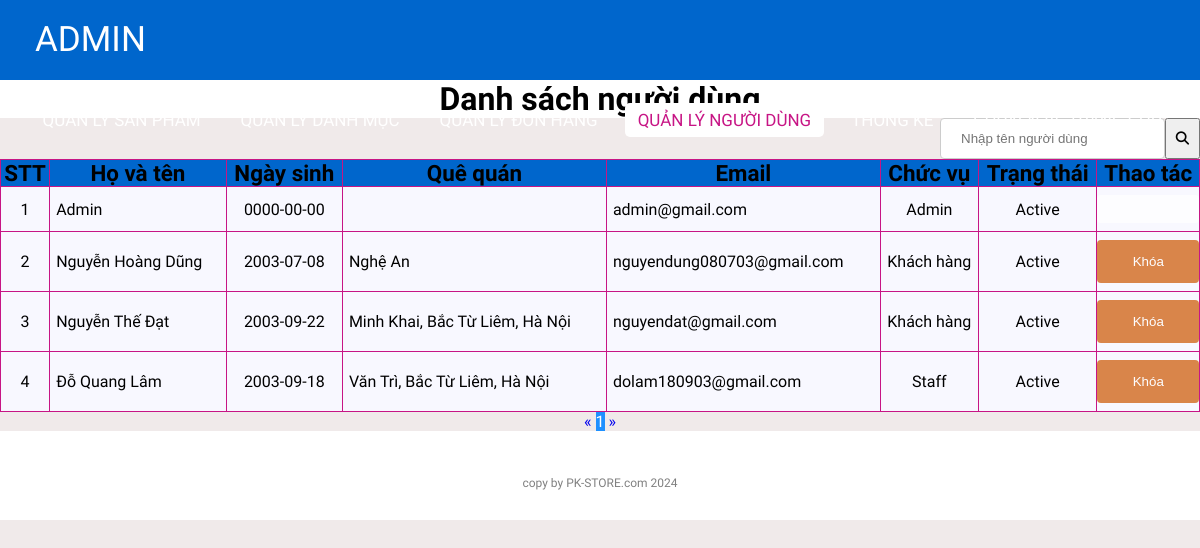
Page /admin/userlist.php (signed in) on the committed database.
### tables this page shows
CREATE TABLE `users` (
  `id` int(11) NOT NULL,
  `email` varchar(255) NOT NULL,
  `fullname` varchar(255) NOT NULL,
  `dob` date NOT NULL,
  `password` varchar(255) NOT NULL,
  `role_id` int(11) NOT NULL,
  `status` tinyint(1) NOT NULL,
  `address` varchar(500) NOT NULL,
  `isConfirmed` tinyint(4) NOT NULL DEFAULT 0,
  `captcha` varchar(50) NOT NULL
);

### lib/database.php (called while the page is built, shortened)
<?php
class Database extends PDO
{
  public $host   = DB_HOST;
  public $user   = DB_USER;
  public $pass   = DB_PASS;
  public $dbname = DB_NAME;
  public $link;
  private function connectDB()
  {
    $this->link = new mysqli(
      $this->host,
      $this->user,
      $this->pass,
      $this->dbname
    );
  }
  public function select($query)
  {
    $result = $this->link->query($query);
    if ($result->num_rows > 0) {
      return $result;
    } else {
      return false;
    }
  }
}

### classes/user.php (called while the page is built, shortened)
<?php
$filepath = realpath(dirname(__FILE__));
include_once($filepath . '/../lib/database.php');
?>
<?php
class user
{
	private $db;
	public function __construct()
	{
		$this->db = new Database();
	}
	public function getAllAdmin($page = 1, $total = 8)
	{
		$tmp = ($page - 1) * $total;
		$query =
			"SELECT users.*, role.name as roleName
			 FROM users INNER JOIN role ON users.role_id = role.id
             limit $tmp,$total";
		$result = $this->db->select($query);
		return $result;
	}
	public function getCountPaging($row = 8)
	{
		$query = "SELECT COUNT(*) FROM users";
		$mysqli_result = $this->db->select($query);
		if ($mysqli_result) {
			$totalrow = intval((mysqli_fetch_all($mysqli_result, MYSQLI_ASSOC)[0])['COUNT(*)']);
			$result = ceil($totalrow / $row);
			return $result;
		}
		return false;
	}
}
?>

### admin/userlist.php (the view, shortened to what this page needs)
<?php
include '../classes/user.php';
$user = new user();
$list = $user->getAllAdmin((isset($_GET['page']) ? $_GET['page'] : 1));
$pageCount = $user->getCountPaging();
?>
<!DOCTYPE html>
<html lang="en">
<head>
    <link rel="stylesheet" href="./css/style.css">
    <link rel="stylesheet" href="https://cdnjs.cloudflare.com/ajax/libs/font-awesome/5.15.4/css/all.min.css">
</head>
<body>
    <nav>
        <label class="logo"><a href="index.php">ADMIN</a></label>
        <ul>
            <li><a href="productlist.php">Quản lý Sản phẩm</a></li>
            <li><a href="categoriesList.php">Quản lý Danh mục</a></li>
            <li><a href="orderlist.php">Quản lý Đơn hàng</a></li>
            <li><a href="userlist.php" class="active">Quản lý Người dùng</a></li>
            <li><a href="chartms.php">Thống kê</a></li>
            <li><a href="transfer.php">Chuyển về trang chủ</a></li>
        </ul>
    </nav>
    <div class="title">
        <h1>Danh sách người dùng</h1>
    </div>
    <div class="control-container">
        <form class="c-search" action="" method="get">
            <input type="text" name="search" placeholder="Nhập tên người dùng">
            <button type="submit"><i class="fas fa-search"></i></button>
        </form>
    </div>
    <div class="container">
        <?php $count = 1;
        if ($list) { ?>
            <table class="list">
                <tr>
                    <th>STT</th>
                    <th>Họ và tên</th>
                    <th>Ngày sinh</th>
                    <th>Quê quán</th>
                    <th>Email</th>
                    <th>Chức vụ</th>
                    <th>Trạng thái</th>
                    <th>Thao tác</th>
                </tr>
                <?php foreach ($list as $key => $value) { ?>
                    <tr>
                        <td><?= $count++ ?></td>
                        <td style="text-align: left; padding-left: 6px;"><?= $value['fullname'] ?></td>
                        <td><?= $value['dob'] ?></td>
                        <td style="text-align: left; padding-left: 6px;"><?= $value['address'] ?></td>
                        <td style="text-align: left; padding-left: 6px;"><?= $value['email'] ?></td>
                        <td><?php if ($value['role_id'] == 1) {
                                echo "Admin";
                            }else if($value['role_id'] == 3){
                                echo "Staff";
                            }
                            else echo "Khách hàng" ?></td>
                        <td><?= ($value['status']) ? "Active" : "Block" ?></td>
                        <td>
                            <?php
                            if ($value['role_id'] == 1) { ?>
                                <button class="btn-none"></button>
                            <?php } else {
                                if ($value['status']) { ?>
                                    <form action="userlist.php" method="post">
                                        <input type="submit" value="Khóa" name="block">
                                    </form>
                            <?php } } ?>
                        </td>
                    </tr>
                <?php } ?>
            </table>
        <?php } else { ?>
            <h3>...</h3>
        <?php } ?>
        <div class="pagination">
            <a href="userlist.php?page=<?= (isset($_GET['page'])) ? (($_GET['page'] <= 1) ? 1 : $_GET['page'] - 1) : 1 ?>">&laquo;</a>
            <?php
            for ($i = 1; $i <= $pageCount; $i++) {
                if (isset($_GET['page'])) {
                    if ($i == $_GET['page']) { ?>
                        <a class="active" href="userlist.php?page=<?= $i ?>"><?= $i ?></a>
                    <?php } else { ?>
                        <a href="userlist.php?page=<?= $i ?>"><?= $i ?></a>
                    <?php  }
                } else {
                    if ($i == 1) { ?>
                        <a class="active" href="userlist.php?page=<?= $i ?>"><?= $i ?></a>
                    <?php  } else { ?>
                        <a href="userlist.php?page=<?= $i ?>"><?= $i ?></a>
                    <?php   } ?>
                <?php  } ?>
            <?php }
            ?>
            <a href="userlist.php?page=<?= (isset($_GET['page'])) ? $_GET['page'] + 1 : 1 ?>">&raquo;</a>
        </div>
    </div>
    <footer>
        <p class="copyright">copy by PK-STORE.com 2024</p>
    </footer>
</body>
</html>

### admin/css/style.css (style rules this page uses)
:root { --color-primary: #0066CC; --bg-primary: rgb(240, 234, 234); }
* { padding: 0; margin: 0; text-decoration: none; list-style: none; box-sizing: border-box; }
body { font-family: Mitr; background: rgb(240, 234, 234); }
nav { top: 0; position: fixed; background: var(--color-primary); height: 80px; width: 100%; z-index: 999; }
label.logo a { color: white; font-size: 35px; line-height: 80px; padding: 0 35px; }
nav ul { float: right; margin-right: 20px; }
nav ul li { display: inline-block; line-height: 80px; margin: 0 5px; }
nav ul li a { color: white; font-size: 17px; padding: 7px 13px; border-radius: 3px; text-transform: uppercase; border-radius: 5px; transition: 0.5s; }
.active, nav>ul a:hover { background-color: white; color: mediumvioletred; }
.container { height: auto; }
.control-container { display: flex; justify-content: space-between; align-items: center; }
.c-search { display: flex; align-items: center; height: 41px; }
.c-search input { height: 41px; }
.c-search button { display: block; width: 41px; height: 41px; cursor: pointer; }
.title { background-color: white; margin-top: 80px; }
footer { padding: 30px 0; background-color: white; }
footer .copyright { margin-top: 15px; text-align: center; font-size: 12px; color: gray; }
.list { width: 100%; background-color: ghostwhite; padding: 10px; border-collapse: collapse; }
th { background-color: var(--color-primary); border: 1px solid mediumvioletred; font-size: 1.4rem; }
td { border: 1px solid mediumvioletred; text-align: center; }
input[type=text], input[type=file], input[type=number], textarea, select { width: 100%; padding: 12px 20px; margin: 8px 0; display: inline-block; border: 1px solid #ccc; border-radius: 4px; box-sizing: border-box; }
input[type=submit] { width: 100%; background-color: var(--color-primary); color: white; padding: 14px 20px; margin: 8px 0; border: none; border-radius: 4px; cursor: pointer; opacity: 0.8; }
button.btn-none { width: 100%; color: white; background-color: white; padding: 14px 20px; margin: 8px 0; border: none; border-radius: 4px; cursor: default; opacity: 0.8; }
input[name=block] { background-color: chocolate !important; z-index: 0; }
.pagination { text-align: center; }
.pagination a.active { background-color: dodgerblue; color: white; }
.title>h1 { text-align: center; }

### rows in the picture
users: fullname "Admin", dob "0000-00-00", email "admin@gmail.com", status "Active"
users: fullname "Nguyễn Hoàng Dũng", dob "2003-07-08", address "Nghệ An", email "nguyendung080703@gmail.com", shows "Khách hàng", status "Active"
users: fullname "Nguyễn Thế Đạt", dob "2003-09-22", address "Minh Khai, Bắc Từ Liêm, Hà Nội", email "nguyendat@gmail.com", shows "Khách hàng", status "Active"
users: fullname "Đỗ Quang Lâm", dob "2003-09-18", address "Văn Trì, Bắc Từ Liêm, Hà Nội", email "dolam180903@gmail.com", shows "Staff", status "Active"
